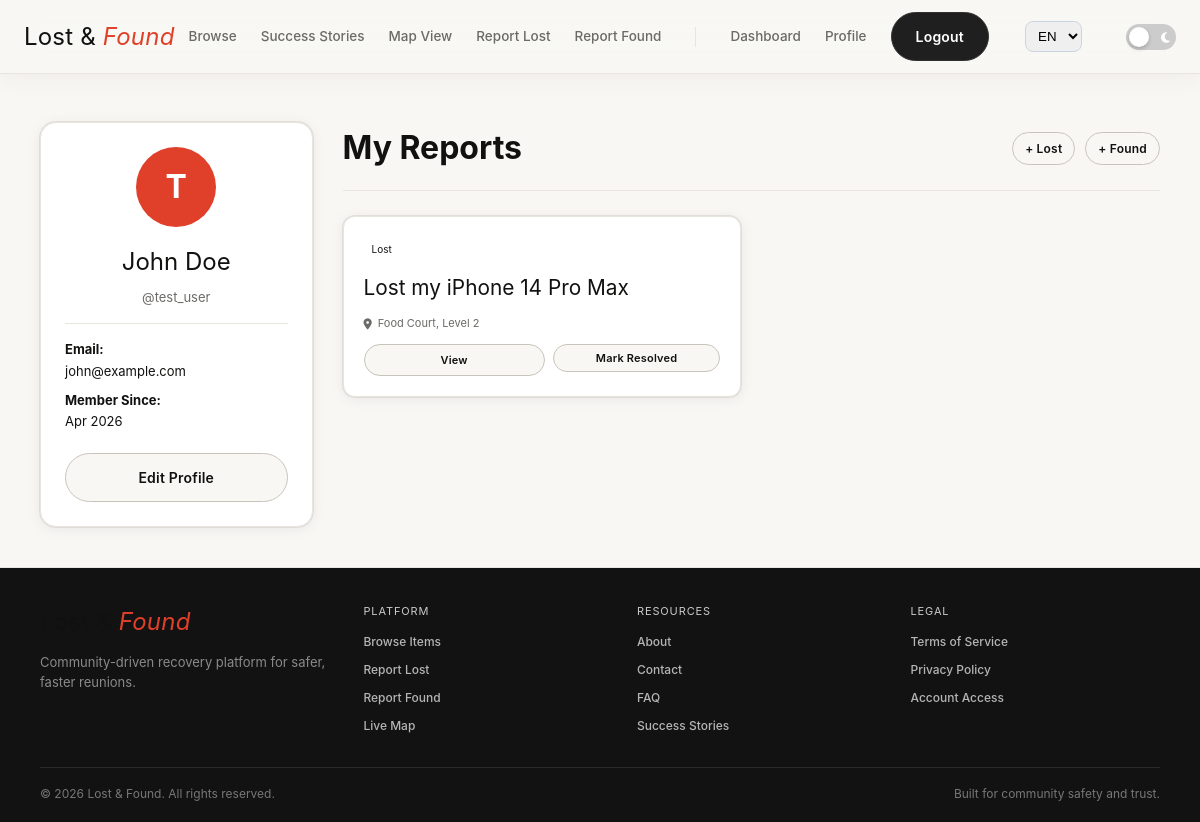
The app's page /user/dashboard (signed in) with its own data.
### tables this page shows
CREATE TABLE IF NOT EXISTS users (
  user_id INT UNSIGNED AUTO_INCREMENT PRIMARY KEY,
  username VARCHAR(50) NOT NULL UNIQUE, 
  full_name VARCHAR(100) NOT NULL,
  email VARCHAR(100) NOT NULL UNIQUE,
  phone VARCHAR(20),
  password_hash VARCHAR(255) NOT NULL,
  address VARCHAR(255),
  profile_image VARCHAR(255),
  trust_level TINYINT UNSIGNED DEFAULT 0,
  badge_status ENUM('none', 'bronze', 'silver', 'gold') DEFAULT 'none',
  language VARCHAR(10) DEFAULT 'en',
  date_joined DATETIME NOT NULL DEFAULT CURRENT_TIMESTAMP,
  last_activity DATETIME NULL
);

CREATE TABLE IF NOT EXISTS reports (
  report_id INT UNSIGNED AUTO_INCREMENT PRIMARY KEY,
  user_id INT UNSIGNED NOT NULL,
  category_id INT UNSIGNED,
  type ENUM('lost', 'found') NOT NULL,
  title VARCHAR(150) NOT NULL,
  description TEXT NOT NULL,
  location VARCHAR(255),

  latitude DECIMAL(10,8),
  longitude DECIMAL(11,8),

  contact_info VARCHAR(255),
  reward_amount DECIMAL(10,2) DEFAULT 0.00,
  status ENUM('open', 'resolved', 'cancelled') DEFAULT 'open',
  image_path VARCHAR(255),
  date_posted DATETIME NOT NULL DEFAULT CURRENT_TIMESTAMP,
  updated_at DATETIME NOT NULL DEFAULT CURRENT_TIMESTAMP ON UPDATE CURRENT_TIMESTAMP,

  CONSTRAINT fk_reports_user
    FOREIGN KEY (user_id) REFERENCES users(user_id)
    ON DELETE CASCADE ON UPDATE CASCADE,

  CONSTRAINT fk_reports_category
    FOREIGN KEY (category_id) REFERENCES categories(category_id)
    ON DELETE SET NULL ON UPDATE CASCADE

);

### app/Controllers/UserController.php (called while the page is built, shortened)
<?php
class UserController extends Controller
{
    private $userModel;
    private $itemModel;
    public function __construct()
    {
        requireLogin();
        $userModelObject = $this->model('User');
        $itemModelObject = $this->model('Item');
        $this->userModel = $userModelObject;
        $this->itemModel = $itemModelObject;
    }
    public function dashboard()
    {
        $userId = $_SESSION['user_id'];
        $user = $this->userModel->findById($userId);
        $myReports = $this->itemModel->getReportsByUser($userId);
        $data = array();
        $data['title'] = 'My Dashboard - Lost and Found';
        $data['user'] = $user;
        $data['reports'] = $myReports;
        $this->view('dashboard', $data);
    }
}

### app/Core/App.php (called while the page is built, shortened)
<?php
class App
{
    protected $method = 'index';
    public function __construct()
    {
        $url = $this->parseUrl();
        $controllerName = isset($url[0]) ? ucfirst(strtolower($url[0])) . 'Controller' : 'HomeController';
        $controllerFile = ROOT . '/app/Controllers/' . $controllerName . '.php';
        if (file_exists($controllerFile)) {
            unset($url[0]);
        }
        $this->controller = new $this->controller;
        if (isset($url[1])) {
            if (method_exists($this->controller, $url[1])) {
                $this->method = $url[1];
                unset($url[1]);
            }
        }
        $this->params = $url ? array_values($url) : [];
        call_user_func_array([$this->controller, $this->method], $this->params);
    }
    public function parseUrl()
    {
        if (isset($_GET['url'])) {
            return explode('/', filter_var(rtrim($_GET['url'], '/'), FILTER_SANITIZE_URL));
        }
        return [];
    }
}

### public/index.php (called while the page is built, shortened)
<?php
require_once ROOT . '/includes/helpers.php';
$app = new App\Core\App();

### app/Models/User.php (called while the page is built, shortened)
<?php
class User
{
    private $db;
    public function __construct()
    {
        $databaseObject = Database::getInstance();
        $connection = $databaseObject->getConnection();
        $this->db = $connection;
    }
    public function findById($id)
    {
        $query = "SELECT * FROM users WHERE user_id = :id";
        $stmt = $this->db->prepare($query);
        $params = array();
        $params['id'] = $id;
        $stmt->execute($params);
        $data = $stmt->fetch();
        return $data;
    }
}

### includes/helpers.php (called while the page is built, shortened)
<?php
function escape($string) {
    return htmlspecialchars($string, ENT_QUOTES, 'UTF-8');
}
function requireLogin() {
    $db = \App\Core\Database::getInstance()->getConnection();
    $stmt = $db->prepare("SELECT user_id FROM users WHERE user_id = :id");
    $stmt->execute(['id' => $_SESSION['user_id']]);
}

### app/Models/Item.php (called while the page is built, shortened)
<?php
class Item
{
    private $db;
    public function __construct()
    {
        $this->db = Database::getInstance()->getConnection();
    }
    public function getReportsByUser($user_id)
    {
        $stmt = $this->db->prepare("
            SELECT r.*, c.name as category_name
            FROM reports r
            LEFT JOIN categories c ON r.category_id = c.category_id
            WHERE r.user_id = :user_id
            ORDER BY r.date_posted DESC
        ");
        $stmt->execute(['user_id' => $user_id]);
        return $stmt->fetchAll();
    }
}

### app/Core/Database.php (called while the page is built, shortened)
<?php
class Database
{
    private static ?Database $instance = null;
    private PDO $pdo;
    private function __construct()
    {
        $dsn = sprintf(
            'mysql:host=%s;port=%s;dbname=%s;charset=%s',
            DB_HOST, DB_PORT, DB_NAME, DB_CHARSET
        );
        try {
            $this->pdo = new PDO($dsn, DB_USER, DB_PASS, [
                PDO::ATTR_ERRMODE            => PDO::ERRMODE_EXCEPTION,
                PDO::ATTR_DEFAULT_FETCH_MODE => PDO::FETCH_ASSOC,
                PDO::ATTR_EMULATE_PREPARES   => false,
            ]);
        } catch (PDOException $e) {
            if (defined('DEBUG_MODE') && DEBUG_MODE) {
                die('<b>Database connection failed:</b> ' . htmlspecialchars($e->getMessage()));
            }
            die('Database connection failed. Please try again later.');
        }
    }
    public static function getInstance(): self
    {
        if (self::$instance === null) {
            self::$instance = new self();
        }
        return self::$instance;
    }
    public function getConnection(): PDO
    {
        return $this->pdo;
    }
}

### resources/views/dashboard.php (the view, shortened to what this page needs)
<?php require_once ROOT . '/resources/views/layouts/header.php'; ?>
<link rel="stylesheet" href="<?= BASE_URL ?>/assets/css/dashboard.css">
<div class="dashboard-container">
    <div class="dashboard-sidebar">
        <div class="dashboard-profile-card">
            <?php if(!empty($user['profile_image'])): ?>
                <div class="dashboard-avatar" style="background: url('<?= BASE_URL ?>/uploads/avatars/<?= escape($user['profile_image']) ?>') center/cover; color: transparent;"></div>
            <?php else: ?>
                <div class="dashboard-avatar">
                    <?= strtoupper(substr($user['username'], 0, 1)) ?>
                </div>
            <?php endif; ?>
            <h3 class="dashboard-user-name"><?= escape($user['full_name']) ?></h3>
            <p class="dashboard-username-handle">@<?= escape($user['username']) ?></p>
            <div class="dashboard-user-details">
                <p class="dashboard-detail-item"><strong>Email:</strong><br><?= escape($user['email']) ?></p>
                <p class="dashboard-detail-item"><strong>Member Since:</strong><br><?= date('M Y', strtotime($user['date_joined'])) ?></p>
            </div>
            <a href="<?= BASE_URL ?>/user/profile" class="btn btn-secondary w-full" style="display:block; margin-top: 20px; text-decoration:none;">Edit Profile</a>
        </div>
    </div>
    <div class="dashboard-content">
        <div class="dashboard-content-header">
            <h2 class="dashboard-content-title">My Reports</h2>
            <div class="dashboard-actions">
                <a href="<?= BASE_URL ?>/item/create?type=lost" class="btn btn-secondary btn-small">+ Lost</a>
                <a href="<?= BASE_URL ?>/item/create?type=found" class="btn btn-secondary btn-small">+ Found</a>
            </div>
        </div>
        <?php if(empty($reports)): ?>
            <div class="dashboard-empty">
                You haven't posted any reports yet.
            </div>
        <?php else: ?>
            <div class="dashboard-reports-grid">
                <?php foreach($reports as $item): ?>
                    <div class="preview-card dashboard-report-card">
                        <div class="report-card-header">
                            <?php if ($item['type'] === 'lost'): ?>
                                <span class="card-badge badge-lost badge-small"><span class="badge-dot"></span> Lost</span>
                            <?php else: ?>
                                <span class="card-badge badge-found badge-small"><span class="badge-dot"></span> Found</span>
                            <?php endif; ?>
                        </div>
                        <h4 class="report-card-title">
                            <a href="<?= BASE_URL ?>/item/show/<?= $item['report_id'] ?>" class="report-card-link">
                                <?= escape($item['title']) ?>
                            </a>
                        </h4>
                        <p class="report-card-location"><i class="fa-solid fa-location-dot"></i> <?= escape($item['location']) ?></p>
                        <div class="report-card-actions">
                            <a href="<?= BASE_URL ?>/item/show/<?= $item['report_id'] ?>" class="btn btn-secondary btn-flex">View</a>
                            <?php if ($item['status'] === 'open'): ?>
                                <form action="<?= BASE_URL ?>/item/resolve/<?= $item['report_id'] ?>" method="POST" class="btn-flex-form">
                                    <button type="submit" class="btn btn-secondary btn-flex">Mark Resolved</button>
                                </form>
                            <?php endif; ?>
                        </div>
                    </div>
                <?php endforeach; ?>
            </div>
        <?php endif; ?>
    </div>
</div>
<?php require_once ROOT . '/resources/views/layouts/footer.php'; ?>

### records on screen
users: username "T", full_name "John Doe", username "test_user", email "john@example.com", date_joined "Apr 2026"
reports: type "Lost", title "Lost my iPhone 14 Pro Max", location "Food Court, Level 2"

### other values on screen
t('browse') "Browse"
t('success_stories') "Success Stories"
t('map_view') "Map View"
t('report_lost') "Report Lost"
t('report_found') "Report Found"
t('dashboard') "Dashboard"
t('profile') "Profile"
t('logout') "Logout"
t('footer_tagline') "Community-driven recovery platform for safer, faster reunions."
t('platform') "PLATFORM"
t('browse_items') "Browse Items"
t('live_map') "Live Map"
t('resources') "RESOURCES"
t('about') "About"
t('contact') "Contact"
